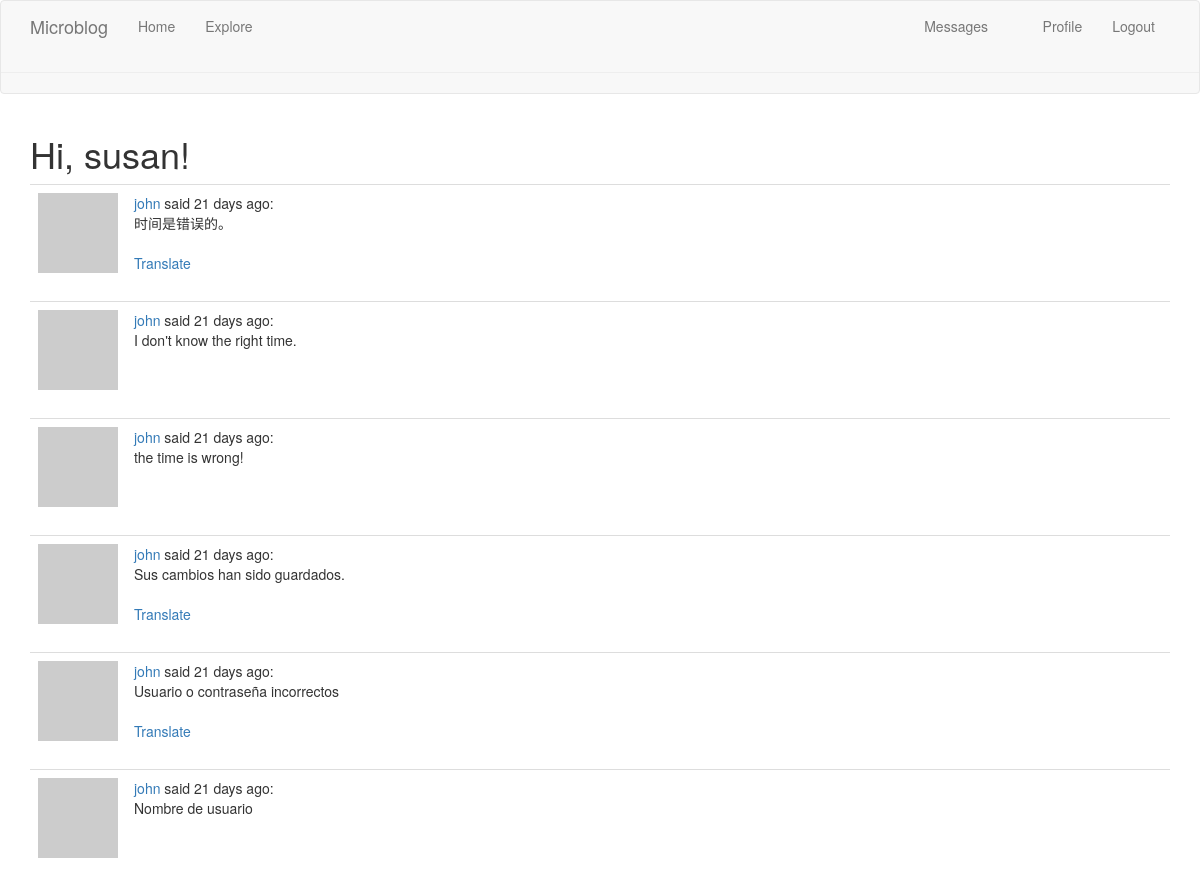
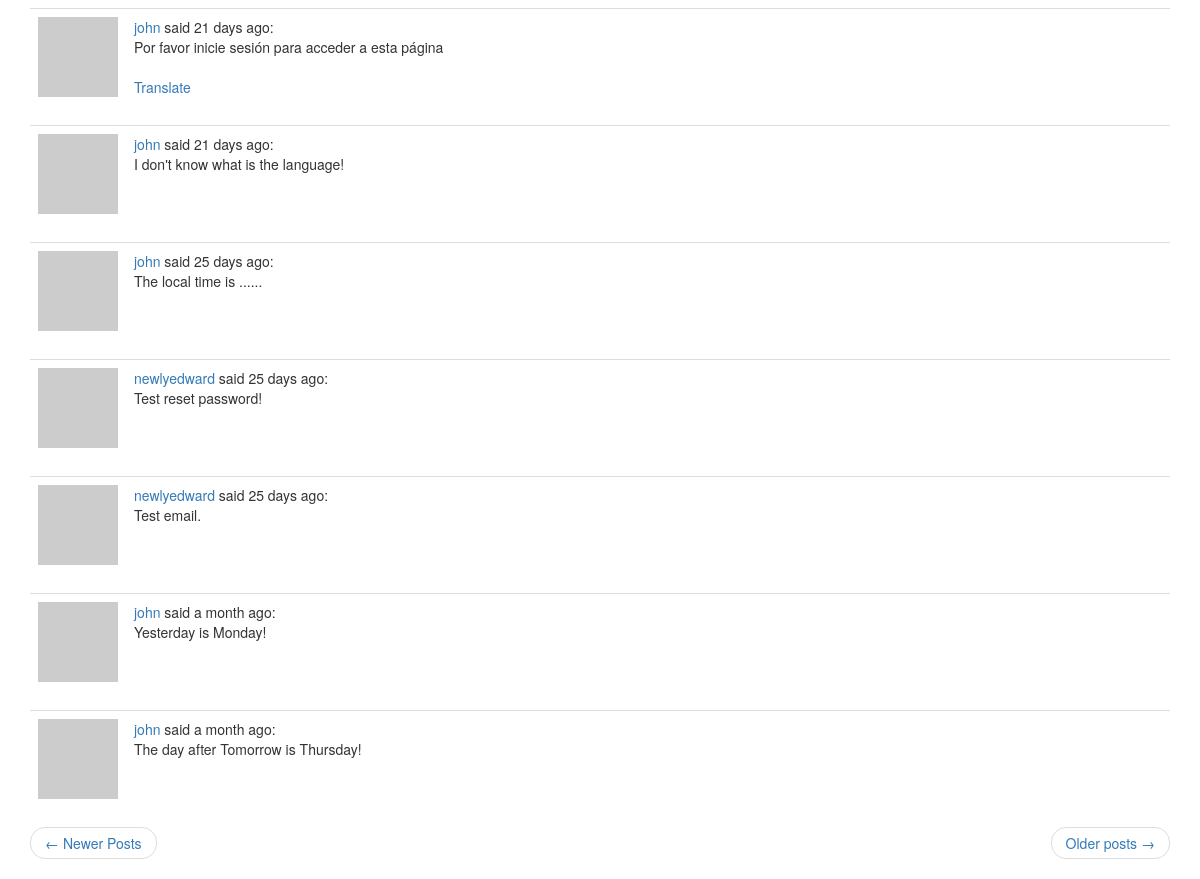
The app's page /explore?page=2 (signed in) with its own data (2 pictures, top to bottom).
### app/models.py (models this page shows, shortened)
class User(UserMixin, db.Model):
    id = db.Column(db.Integer, primary_key=True)
    username = db.Column(db.String(64), index=True, unique=True)
    email = db.Column(db.String(120), index=True, unique=True)
    password_hash = db.Column(db.String(128))
    posts = db.relationship('Post', backref='author', lazy='dynamic')
    about_me = db.Column(db.String(140))
    last_seen = db.Column(db.DateTime, default=datetime.utcnow)
    followed = db.relationship(
        'User', secondary=followers,
        primaryjoin=(followers.c.follower_id == id),
        secondaryjoin=(followers.c.followed_id == id),
        backref=db.backref('followers', lazy='dynamic'), lazy='dynamic')
    messages_sent = db.relationship('Message',
                                    foreign_keys='Message.sender_id',
                                    backref='author', lazy='dynamic')
    messages_received = db.relationship('Message',
                                        foreign_keys='Message.recipient_id',
                                        backref='recipient', lazy='dynamic')
    last_message_read_time = db.Column(db.DateTime)
    notifications = db.relationship('Notification', backref='user',
                                    lazy='dynamic')
    def avatar(self, size):
        digest = md5(self.email.lower().encode('utf-8')).hexdigest()
        return 'https://www.gravatar.com/avatar/{}?d=identicon&s={}'.format(
            digest, size)
    def new_messages(self):
        last_read_time = self.last_message_read_time or datetime(1900, 1, 1)
        return Message.query.filter_by(recipient=self).filter(
            Message.timestamp > last_read_time).count()

class Post(db.Model):
    id = db.Column(db.Integer, primary_key=True)
    body = db.Column(db.String(140))
    timestamp = db.Column(db.DateTime, index=True, default=datetime.utcnow())
    user_id = db.Column(db.Integer, db.ForeignKey('user.id'))
    language = db.Column(db.String(5))

### app/main/routes.py (the view)
@bp.route('/explore')
@login_required
def explore():
    page = request.args.get('page', 1, type=int)
    posts = Post.query.order_by(Post.timestamp.desc()).paginate(
        page, current_app.config['POSTS_PER_PAGE'], False)
    next_url = url_for('main.explore', page=posts.next_num) if posts.has_next else None
    prev_url = url_for('main.explore', page=posts.prev_num) if posts.has_prev else None
    return render_template('index.html', title=_('Explore'), posts=posts.items,
                           next_url=next_url, prev_url=prev_url)

### app/main/routes.py (called while the page is built)
@bp.before_request
def before_request():
    if current_user.is_authenticated:
        current_user.last_seen = datetime.utcnow()
        db.session.commit()
    g.locale = str(get_locale())

### app/models.py (called while the page is built)
@login.user_loader
def load_user(id):
    return User.query.get(int(id))

### app/templates/index.html (shortened to what this page needs)
{% extends "base.html" %}
{% import 'bootstrap/wtf.html' as wtf %}
{% block app_content %}
    <h1>{{ _('Hi, %(username)s!', username=current_user.username) }}</h1>
    {% for post in posts %}
        {% include '_post.html' %}
    {% endfor %}
    <nav aria-label="...">
        <ul class="pager">
            <li class="previous{% if not prev_url %} diabled {% endif %}">
                <a href="{{ prev_url or '#'}}">
                    <span aria-hidden="true">&larr;</span> {{ _('Newer Posts') }}
                </a>
            </li>
            <li class="next{% if not next_url%} disable {% endif %}">
                <a href="{{ next_url or '#'}}">
                    {{ _('Older posts') }}  <span aria-hidden="true">&rarr;</span>
                </a>
            </li>
        </ul>
    </nav>
{% endblock %}

### app/templates/_post.html (shortened to what this page needs)
<table class="table table-hover">
    <tr>
        <td width="70px" >
            <a href="{{ url_for('main.user', username=post.author.username) }}">
                <img src="{{ post.author.avatar(36) }}">
            </a>
        </td>
        <td>
            {{ _('%(username)s said %(when)s',
                username=user_link, when=moment(post.timestamp).fromNow()) }}:
            <br>
            <span id="post{{ post.id }}">{{ post.body }}</span>
            {% if post.language and post.language != g.locale %}
            <br><br>
            <span id="translation{{ post.id}}">
                <a href="javascript:translate(
                    '#post{{ post.id}}',
                    '#translation{{post.id}}',
                    '{{ post.language}}',
                    '{{ g.locale}}');">{{ _('Translate')}}</a>
            </span>
            {% endif %}
        </td>
    </tr>
</table>

### records on screen
Post: body "时间是错误的。"
Post: body "I don't know the right time."
Post: body "the time is wrong!"
Post: body "Sus cambios han sido guardados."
Post: body "Usuario o contraseña incorrectos"
Post: body "Nombre de usuario"
Post: body "Por favor inicie sesión para acceder a esta página"
Post: body "I don't know what is the language!"
Post: body "The local time is ......"
Post: body "Test reset password!"
Post: body "Test email."
Post: body "Yesterday is Monday!"
Post: body "The day after Tomorrow is Thursday!"
